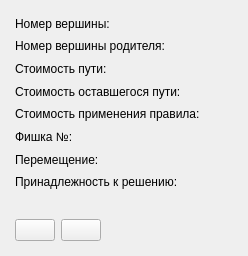
<?xml version="1.0" encoding="UTF-8"?>
<ui version="4.0">
 <class>PluginGame5GraphNodeInfoDialog</class>
 <widget class="QDialog" name="PluginGame5GraphNodeInfoDialog">
  <property name="geometry">
   <rect>
    <x>0</x>
    <y>0</y>
    <width>248</width>
    <height>256</height>
   </rect>
  </property>
  <property name="sizePolicy">
   <sizepolicy hsizetype="Fixed" vsizetype="Fixed">
    <horstretch>0</horstretch>
    <verstretch>0</verstretch>
   </sizepolicy>
  </property>
  <property name="windowTitle">
   <string>Игра 5</string>
  </property>
  <layout class="QGridLayout" name="gridLayout">
   <property name="leftMargin">
    <number>15</number>
   </property>
   <property name="topMargin">
    <number>15</number>
   </property>
   <property name="rightMargin">
    <number>15</number>
   </property>
   <property name="bottomMargin">
    <number>15</number>
   </property>
   <property name="spacing">
    <number>6</number>
   </property>
   <item row="5" column="0" colspan="4">
    <widget class="QLabel" name="labelRelevantTile">
     <property name="text">
      <string>Фишка №:</string>
     </property>
    </widget>
   </item>
   <item row="6" column="0" colspan="4">
    <widget class="QLabel" name="labelMoveDirection">
     <property name="text">
      <string>Перемещение:</string>
     </property>
    </widget>
   </item>
   <item row="2" column="4">
    <widget class="QLabel" name="labelPathCostOut">
     <property name="text">
      <string/>
     </property>
    </widget>
   </item>
   <item row="7" column="4">
    <widget class="QLabel" name="labelSolutionOut">
     <property name="text">
      <string/>
     </property>
    </widget>
   </item>
   <item row="3" column="0" colspan="4">
    <widget class="QLabel" name="labelRestPathCost">
     <property name="text">
      <string>Стоимость оставшегося пути:</string>
     </property>
    </widget>
   </item>
   <item row="0" column="0" colspan="4">
    <widget class="QLabel" name="labelNodeNum">
     <property name="text">
      <string>Номер вершины:</string>
     </property>
    </widget>
   </item>
   <item row="3" column="4">
    <widget class="QLabel" name="labelRestPathCostOut">
     <property name="text">
      <string/>
     </property>
    </widget>
   </item>
   <item row="5" column="4">
    <widget class="QLabel" name="labelRelevantTileOut">
     <property name="text">
      <string/>
     </property>
    </widget>
   </item>
   <item row="6" column="4">
    <widget class="QLabel" name="labelMoveDirectionOut">
     <property name="text">
      <string/>
     </property>
    </widget>
   </item>
   <item row="4" column="4">
    <widget class="QLabel" name="labelMoveCostOut">
     <property name="text">
      <string/>
     </property>
    </widget>
   </item>
   <item row="0" column="4">
    <widget class="QLabel" name="labelNodeNumOut">
     <property name="text">
      <string/>
     </property>
    </widget>
   </item>
   <item row="1" column="4">
    <widget class="QLabel" name="labelParentNodeNumOut">
     <property name="text">
      <string/>
     </property>
    </widget>
   </item>
   <item row="1" column="0" colspan="4">
    <widget class="QLabel" name="labelParentNodeNum">
     <property name="text">
      <string>Номер вершины родителя:</string>
     </property>
    </widget>
   </item>
   <item row="2" column="0" colspan="4">
    <widget class="QLabel" name="labelPathCost">
     <property name="text">
      <string>Стоимость пути:</string>
     </property>
    </widget>
   </item>
   <item row="4" column="0" colspan="4">
    <widget class="QLabel" name="labelMoveCost">
     <property name="text">
      <string>Стоимость применения правила:</string>
     </property>
    </widget>
   </item>
   <item row="7" column="0" colspan="4">
    <widget class="QLabel" name="labelSolution">
     <property name="text">
      <string>Принадлежность к решению:</string>
     </property>
    </widget>
   </item>
   <item row="9" column="1">
    <widget class="QPushButton" name="buttonNext">
     <property name="maximumSize">
      <size>
       <width>40</width>
       <height>16777215</height>
      </size>
     </property>
     <property name="text">
      <string/>
     </property>
     <property name="autoDefault">
      <bool>false</bool>
     </property>
     <property name="flat">
      <bool>false</bool>
     </property>
    </widget>
   </item>
   <item row="9" column="0">
    <widget class="QPushButton" name="buttonPrev">
     <property name="maximumSize">
      <size>
       <width>40</width>
       <height>16777215</height>
      </size>
     </property>
     <property name="text">
      <string/>
     </property>
     <property name="autoDefault">
      <bool>false</bool>
     </property>
     <property name="flat">
      <bool>false</bool>
     </property>
    </widget>
   </item>
   <item row="9" column="2">
    <spacer name="horizontalSpacer">
     <property name="orientation">
      <enum>Qt::Horizontal</enum>
     </property>
     <property name="sizeHint" stdset="0">
      <size>
       <width>40</width>
       <height>20</height>
      </size>
     </property>
    </spacer>
   </item>
   <item row="9" column="4">
    <spacer name="horizontalSpacer_2">
     <property name="orientation">
      <enum>Qt::Horizontal</enum>
     </property>
     <property name="sizeHint" stdset="0">
      <size>
       <width>40</width>
       <height>20</height>
      </size>
     </property>
    </spacer>
   </item>
   <item row="0" column="5" rowspan="8">
    <spacer name="horizontalSpacer_3">
     <property name="orientation">
      <enum>Qt::Horizontal</enum>
     </property>
     <property name="sizeHint" stdset="0">
      <size>
       <width>0</width>
       <height>0</height>
      </size>
     </property>
    </spacer>
   </item>
   <item row="8" column="0" colspan="6">
    <widget class="Board" name="gameBoard" native="true"/>
   </item>
  </layout>
 </widget>
 <customwidgets>
  <customwidget>
   <class>Board</class>
   <extends>QWidget</extends>
   <header>app/rdo_studio/plugins/game5/src/board.h</header>
   <container>1</container>
  </customwidget>
 </customwidgets>
 <resources/>
 <connections/>
</ui>
